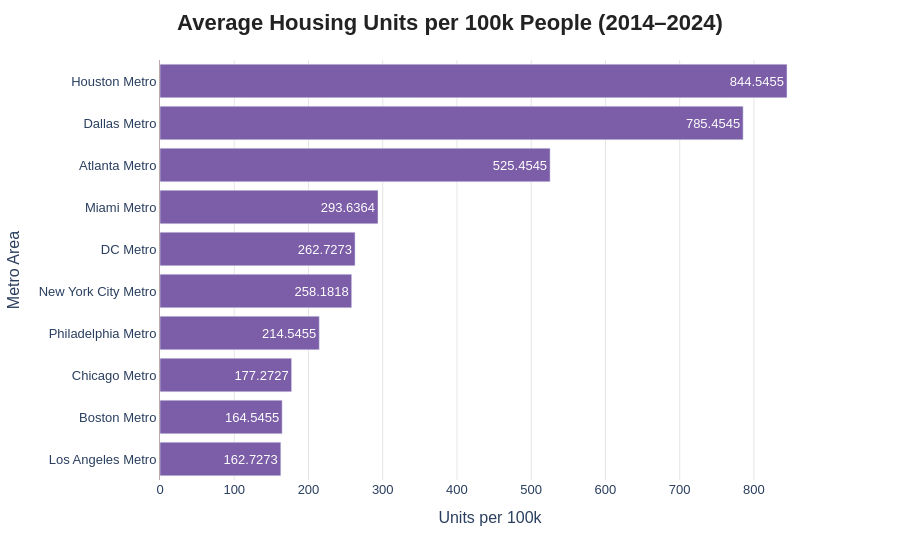

Notebook source saved alongside this figure:
### Markdown cell above
### Average Housing Units per 100k people

### Code cell
average_housing_and_pop = all_years_housing_and_pop[['Name','Housing_Units_Per_100k']].groupby('Name',as_index=False).mean()
average_housing_and_pop = average_housing_and_pop.sort_values(by='Housing_Units_Per_100k')

fig = px.bar(average_housing_and_pop,
             text_auto = True,
             x='Housing_Units_Per_100k',
             y='Name',
             orientation='h',
             color_discrete_sequence=UNIT_COLORS,
             labels={'Name': 'Metro Area', 'Housing_Units_Per_100k': 'Units per 100k'}
             )

fig.update_layout(
    title={**TITLE_STYLE, 'text': '<b>Average Housing Units per 100k People (2014–2024)</b>'},
    font=dict(family='Arial', size=13),
    legend=dict(title=None),
    plot_bgcolor='white',
    xaxis=dict(gridcolor='#E5E5E5', gridwidth=1),
    yaxis=dict(linecolor="#BDABAB")
)

fig.update_traces(insidetextfont=dict(color='white'), outsidetextfont=dict(color='#333333'))

fig.show()

### Figure 1 — Plotly figure (JSON) as saved in the notebook; plotly's stock layout.template omitted (floating-point values rounded to 4 significant figures)
{"data": [{"hovertemplate": "Units per 100k=%{x}<br>Metro Area=%{y}<extra></extra>", "insidetextfont": {"color": "white"}, "legendgroup": "", "marker": {"color": "#7B5EA7", "pattern": {"shape": ""}}, "name": "", "orientation": "h", "outsidetextfont": {"color": "#333333"}, "showlegend": false, "textposition": "auto", "texttemplate": "%{x}", "type": "bar", "x": [162.7, 164.5, 177.3, 214.5, 258.2, 262.7, 293.6, 525.5, 785.5, 844.5], "xaxis": "x", "y": ["Los Angeles Metro", "Boston Metro", "Chicago Metro", "Philadelphia Metro", "New York City Metro", "DC Metro", "Miami Metro", "Atlanta Metro", "Dallas Metro", "Houston Metro"], "yaxis": "y"}], "layout": {"barmode": "relative", "font": {"family": "Arial", "size": 13}, "legend": {"title": {}, "tracegroupgap": 0}, "margin": {"t": 60}, "plot_bgcolor": "white", "title": {"font": {"color": "#222222", "family": "Arial", "size": 22}, "text": "<b>Average Housing Units per 100k People (2014–2024)</b>", "x": 0.5, "xanchor": "center"}, "xaxis": {"anchor": "y", "domain": [0, 1], "gridcolor": "#E5E5E5", "gridwidth": 1, "title": {"text": "Units per 100k"}}, "yaxis": {"anchor": "x", "domain": [0, 1], "linecolor": "#BDABAB", "title": {"text": "Metro Area"}}}}
